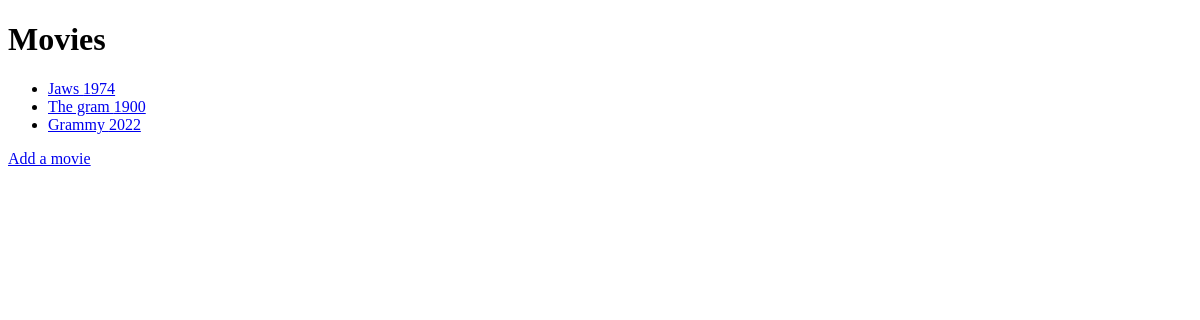
Before: /movies/ with the older database file.
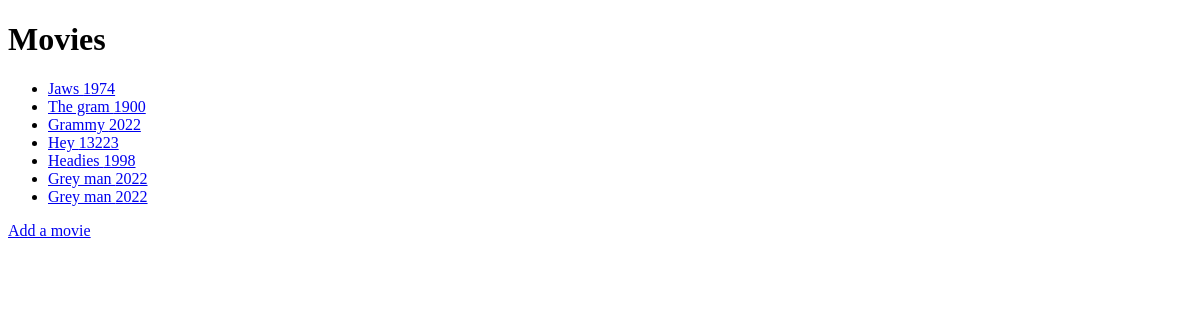
After: the same page with the newer database file.
### movies/models.py (models this page shows, shortened)
class Movie(models.Model):
    title = models.CharField(max_length=100)
    year = models.IntegerField()

### movies/views.py (the view)
# urls.py: path('movies/', views.movies),
def movies(request):
    data = Movie.objects.all() # to fetch all movies from DB
    return render(request, 'movies/movies.html', {'movies': data}) # pointing to movies/movies.html template

### movies/templates/movies/movies.html (shortened to what this page needs)
<!DOCTYPE html>
<html lang="en">
  <head>
  </head>
  <body>
    <h1>Movies</h1>
    <ul>
      {% for movie in movies %}
      <li><a href={{movie.id}}>{{movie.title}} {{movie.year}}</a></li>
      {% endfor %}
    </ul>
    <a href="/movies/add">Add a movie</a>
  </body>
</html>

Changed rows visible on the page:
added Movie: title "Hey", year "13223"
added Movie: title "Headies", year "1998"
added Movie: title "Grey man", year "2022"
added Movie: title "Grey man", year "2022"
